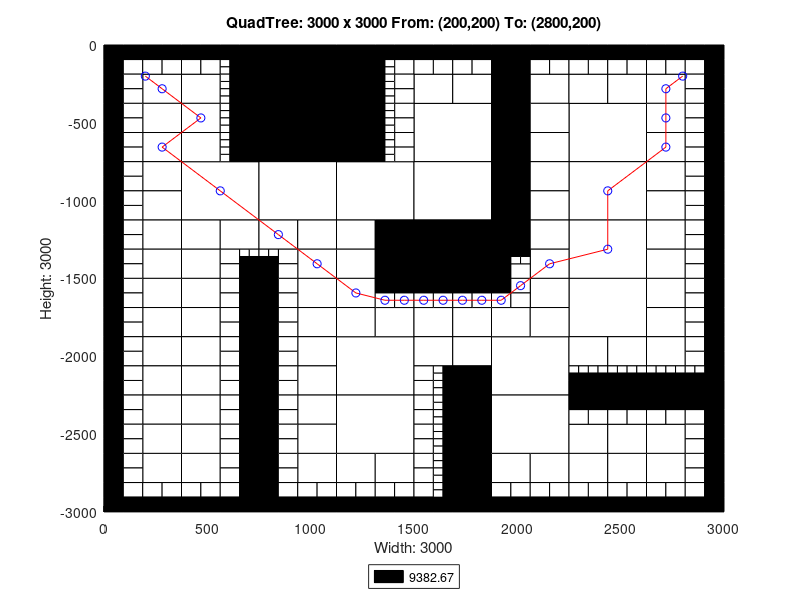

Source code (MATLAB):
axis([0 3000 -3000 0]);
title('QuadTree: 3000 x 3000 From: (200,200) To: (2800,200)');
xlabel('Width: 3000');
ylabel('Height: 3000');
rectangle('Position',[750 -375 375 375], 'FaceColor',[0 0 0]);
rectangle('Position',[750 -750 375 375], 'FaceColor',[0 0 0]);
rectangle('Position',[375 -1125 375 375], 'FaceColor',[1 1 1]);
rectangle('Position',[750 -1125 375 375], 'FaceColor',[1 1 1]);
rectangle('Position',[1125 -1125 375 375], 'FaceColor',[1 1 1]);
rectangle('Position',[1500 -750 375 375], 'FaceColor',[1 1 1]);
rectangle('Position',[2250 -750 375 375], 'FaceColor',[1 1 1]);
rectangle('Position',[1500 -1125 375 375], 'FaceColor',[1 1 1]);
rectangle('Position',[1500 -1500 375 375], 'FaceColor',[0 0 0]);
rectangle('Position',[2250 -1125 375 375], 'FaceColor',[1 1 1]);
rectangle('Position',[2250 -1500 375 375], 'FaceColor',[1 1 1]);
rectangle('Position',[1125 -2250 375 375], 'FaceColor',[1 1 1]);
rectangle('Position',[1125 -2625 375 375], 'FaceColor',[1 1 1]);
rectangle('Position',[1875 -2250 375 375], 'FaceColor',[1 1 1]);
rectangle('Position',[2250 -1875 375 375], 'FaceColor',[1 1 1]);
rectangle('Position',[1875 -2625 375 375], 'FaceColor',[1 1 1]);
rectangle('Position',[187.5 -375 187.5 187.5], 'FaceColor',[1 1 1]);
rectangle('Position',[375 -375 187.5 187.5], 'FaceColor',[1 1 1]);
rectangle('Position',[187.5 -562.5 187.5 187.5], 'FaceColor',[1 1 1]);
rectangle('Position',[187.5 -750 187.5 187.5], 'FaceColor',[1 1 1]);
rectangle('Position',[375 -562.5 187.5 187.5], 'FaceColor',[1 1 1]);
rectangle('Position',[375 -750 187.5 187.5], 'FaceColor',[1 1 1]);
rectangle('Position',[1125 -187.5 187.5 187.5], 'FaceColor',[0 0 0]);
rectangle('Position',[1125 -375 187.5 187.5], 'FaceColor',[0 0 0]);
rectangle('Position',[1125 -562.5 187.5 187.5], 'FaceColor',[0 0 0]);
rectangle('Position',[1125 -750 187.5 187.5], 'FaceColor',[0 0 0]);
rectangle('Position',[187.5 -937.5 187.5 187.5], 'FaceColor',[1 1 1]);
rectangle('Position',[187.5 -1125 187.5 187.5], 'FaceColor',[1 1 1]);
rectangle('Position',[187.5 -1312.5 187.5 187.5], 'FaceColor',[1 1 1]);
rectangle('Position',[187.5 -1500 187.5 187.5], 'FaceColor',[1 1 1]);
rectangle('Position',[375 -1312.5 187.5 187.5], 'FaceColor',[1 1 1]);
rectangle('Position',[562.5 -1312.5 187.5 187.5], 'FaceColor',[1 1 1]);
rectangle('Position',[375 -1500 187.5 187.5], 'FaceColor',[1 1 1]);
rectangle('Position',[750 -1312.5 187.5 187.5], 'FaceColor',[1 1 1]);
rectangle('Position',[937.5 -1312.5 187.5 187.5], 'FaceColor',[1 1 1]);
rectangle('Position',[937.5 -1500 187.5 187.5], 'FaceColor',[1 1 1]);
rectangle('Position',[1125 -1312.5 187.5 187.5], 'FaceColor',[1 1 1]);
rectangle('Position',[1312.5 -1312.5 187.5 187.5], 'FaceColor',[0 0 0]);
rectangle('Position',[1125 -1500 187.5 187.5], 'FaceColor',[1 1 1]);
rectangle('Position',[1312.5 -1500 187.5 187.5], 'FaceColor',[0 0 0]);
rectangle('Position',[1500 -375 187.5 187.5], 'FaceColor',[1 1 1]);
rectangle('Position',[1687.5 -375 187.5 187.5], 'FaceColor',[1 1 1]);
rectangle('Position',[1875 -187.5 187.5 187.5], 'FaceColor',[0 0 0]);
rectangle('Position',[1875 -375 187.5 187.5], 'FaceColor',[0 0 0]);
rectangle('Position',[2062.5 -375 187.5 187.5], 'FaceColor',[1 1 1]);
rectangle('Position',[1875 -562.5 187.5 187.5], 'FaceColor',[0 0 0]);
rectangle('Position',[2062.5 -562.5 187.5 187.5], 'FaceColor',[1 1 1]);
rectangle('Position',[1875 -750 187.5 187.5], 'FaceColor',[0 0 0]);
rectangle('Position',[2062.5 -750 187.5 187.5], 'FaceColor',[1 1 1]);
rectangle('Position',[2250 -375 187.5 187.5], 'FaceColor',[1 1 1]);
rectangle('Position',[2437.5 -375 187.5 187.5], 'FaceColor',[1 1 1]);
rectangle('Position',[2625 -375 187.5 187.5], 'FaceColor',[1 1 1]);
rectangle('Position',[2625 -562.5 187.5 187.5], 'FaceColor',[1 1 1]);
rectangle('Position',[2625 -750 187.5 187.5], 'FaceColor',[1 1 1]);
rectangle('Position',[1875 -937.5 187.5 187.5], 'FaceColor',[0 0 0]);
rectangle('Position',[2062.5 -937.5 187.5 187.5], 'FaceColor',[1 1 1]);
rectangle('Position',[1875 -1125 187.5 187.5], 'FaceColor',[0 0 0]);
rectangle('Position',[2062.5 -1125 187.5 187.5], 'FaceColor',[1 1 1]);
rectangle('Position',[1875 -1312.5 187.5 187.5], 'FaceColor',[0 0 0]);
rectangle('Position',[2062.5 -1312.5 187.5 187.5], 'FaceColor',[1 1 1]);
rectangle('Position',[2062.5 -1500 187.5 187.5], 'FaceColor',[1 1 1]);
rectangle('Position',[2625 -937.5 187.5 187.5], 'FaceColor',[1 1 1]);
rectangle('Position',[2625 -1125 187.5 187.5], 'FaceColor',[1 1 1]);
rectangle('Position',[2625 -1312.5 187.5 187.5], 'FaceColor',[1 1 1]);
rectangle('Position',[2625 -1500 187.5 187.5], 'FaceColor',[1 1 1]);
rectangle('Position',[187.5 -1687.5 187.5 187.5], 'FaceColor',[1 1 1]);
rectangle('Position',[187.5 -1875 187.5 187.5], 'FaceColor',[1 1 1]);
rectangle('Position',[375 -1687.5 187.5 187.5], 'FaceColor',[1 1 1]);
rectangle('Position',[375 -1875 187.5 187.5], 'FaceColor',[1 1 1]);
rectangle('Position',[187.5 -2062.5 187.5 187.5], 'FaceColor',[1 1 1]);
rectangle('Position',[187.5 -2250 187.5 187.5], 'FaceColor',[1 1 1]);
rectangle('Position',[375 -2062.5 187.5 187.5], 'FaceColor',[1 1 1]);
rectangle('Position',[375 -2250 187.5 187.5], 'FaceColor',[1 1 1]);
rectangle('Position',[937.5 -1687.5 187.5 187.5], 'FaceColor',[1 1 1]);
rectangle('Position',[937.5 -1875 187.5 187.5], 'FaceColor',[1 1 1]);
rectangle('Position',[1125 -1687.5 187.5 187.5], 'FaceColor',[1 1 1]);
rectangle('Position',[1125 -1875 187.5 187.5], 'FaceColor',[1 1 1]);
rectangle('Position',[1312.5 -1875 187.5 187.5], 'FaceColor',[1 1 1]);
rectangle('Position',[937.5 -2062.5 187.5 187.5], 'FaceColor',[1 1 1]);
rectangle('Position',[937.5 -2250 187.5 187.5], 'FaceColor',[1 1 1]);
rectangle('Position',[187.5 -2437.5 187.5 187.5], 'FaceColor',[1 1 1]);
rectangle('Position',[187.5 -2625 187.5 187.5], 'FaceColor',[1 1 1]);
rectangle('Position',[375 -2437.5 187.5 187.5], 'FaceColor',[1 1 1]);
rectangle('Position',[375 -2625 187.5 187.5], 'FaceColor',[1 1 1]);
rectangle('Position',[187.5 -2812.5 187.5 187.5], 'FaceColor',[1 1 1]);
rectangle('Position',[375 -2812.5 187.5 187.5], 'FaceColor',[1 1 1]);
rectangle('Position',[937.5 -2437.5 187.5 187.5], 'FaceColor',[1 1 1]);
rectangle('Position',[937.5 -2625 187.5 187.5], 'FaceColor',[1 1 1]);
rectangle('Position',[937.5 -2812.5 187.5 187.5], 'FaceColor',[1 1 1]);
rectangle('Position',[1125 -2812.5 187.5 187.5], 'FaceColor',[1 1 1]);
rectangle('Position',[1312.5 -2812.5 187.5 187.5], 'FaceColor',[1 1 1]);
rectangle('Position',[1500 -1875 187.5 187.5], 'FaceColor',[1 1 1]);
rectangle('Position',[1687.5 -1875 187.5 187.5], 'FaceColor',[1 1 1]);
rectangle('Position',[2062.5 -1687.5 187.5 187.5], 'FaceColor',[1 1 1]);
rectangle('Position',[1875 -1875 187.5 187.5], 'FaceColor',[1 1 1]);
rectangle('Position',[2062.5 -1875 187.5 187.5], 'FaceColor',[1 1 1]);
rectangle('Position',[1500 -2062.5 187.5 187.5], 'FaceColor',[1 1 1]);
rectangle('Position',[1687.5 -2062.5 187.5 187.5], 'FaceColor',[1 1 1]);
rectangle('Position',[1687.5 -2250 187.5 187.5], 'FaceColor',[0 0 0]);
rectangle('Position',[2625 -1687.5 187.5 187.5], 'FaceColor',[1 1 1]);
rectangle('Position',[2625 -1875 187.5 187.5], 'FaceColor',[1 1 1]);
rectangle('Position',[2250 -2062.5 187.5 187.5], 'FaceColor',[1 1 1]);
rectangle('Position',[2437.5 -2062.5 187.5 187.5], 'FaceColor',[1 1 1]);
rectangle('Position',[2625 -2062.5 187.5 187.5], 'FaceColor',[1 1 1]);
rectangle('Position',[1687.5 -2437.5 187.5 187.5], 'FaceColor',[0 0 0]);
rectangle('Position',[1687.5 -2625 187.5 187.5], 'FaceColor',[0 0 0]);
rectangle('Position',[1687.5 -2812.5 187.5 187.5], 'FaceColor',[0 0 0]);
rectangle('Position',[1687.5 -3000 187.5 187.5], 'FaceColor',[0 0 0]);
rectangle('Position',[1875 -2812.5 187.5 187.5], 'FaceColor',[1 1 1]);
rectangle('Position',[2062.5 -2812.5 187.5 187.5], 'FaceColor',[1 1 1]);
rectangle('Position',[2250 -2625 187.5 187.5], 'FaceColor',[1 1 1]);
rectangle('Position',[2437.5 -2625 187.5 187.5], 'FaceColor',[1 1 1]);
rectangle('Position',[2625 -2625 187.5 187.5], 'FaceColor',[1 1 1]);
rectangle('Position',[2250 -2812.5 187.5 187.5], 'FaceColor',[1 1 1]);
rectangle('Position',[2437.5 -2812.5 187.5 187.5], 'FaceColor',[1 1 1]);
rectangle('Position',[2625 -2812.5 187.5 187.5], 'FaceColor',[1 1 1]);
rectangle('Position',[0 -93.75 93.75 93.75], 'FaceColor',[0 0 0]);
rectangle('Position',[93.75 -93.75 93.75 93.75], 'FaceColor',[0 0 0]);
rectangle('Position',[0 -187.5 93.75 93.75], 'FaceColor',[0 0 0]);
rectangle('Position',[93.75 -187.5 93.75 93.75], 'FaceColor',[1 1 1]);
rectangle('Position',[187.5 -93.75 93.75 93.75], 'FaceColor',[0 0 0]);
rectangle('Position',[281.25 -93.75 93.75 93.75], 'FaceColor',[0 0 0]);
rectangle('Position',[187.5 -187.5 93.75 93.75], 'FaceColor',[1 1 1]);
rectangle('Position',[281.25 -187.5 93.75 93.75], 'FaceColor',[1 1 1]);
rectangle('Position',[0 -281.25 93.75 93.75], 'FaceColor',[0 0 0]);
rectangle('Position',[93.75 -281.25 93.75 93.75], 'FaceColor',[1 1 1]);
rectangle('Position',[0 -375 93.75 93.75], 'FaceColor',[0 0 0]);
rectangle('Position',[93.75 -375 93.75 93.75], 'FaceColor',[1 1 1]);
rectangle('Position',[375 -93.75 93.75 93.75], 'FaceColor',[0 0 0]);
rectangle('Position',[468.75 -93.75 93.75 93.75], 'FaceColor',[0 0 0]);
rectangle('Position',[375 -187.5 93.75 93.75], 'FaceColor',[1 1 1]);
rectangle('Position',[468.75 -187.5 93.75 93.75], 'FaceColor',[1 1 1]);
rectangle('Position',[562.5 -93.75 93.75 93.75], 'FaceColor',[0 0 0]);
rectangle('Position',[656.25 -93.75 93.75 93.75], 'FaceColor',[0 0 0]);
rectangle('Position',[656.25 -187.5 93.75 93.75], 'FaceColor',[0 0 0]);
rectangle('Position',[656.25 -281.25 93.75 93.75], 'FaceColor',[0 0 0]);
rectangle('Position',[656.25 -375 93.75 93.75], 'FaceColor',[0 0 0]);
rectangle('Position',[0 -468.75 93.75 93.75], 'FaceColor',[0 0 0]);
rectangle('Position',[93.75 -468.75 93.75 93.75], 'FaceColor',[1 1 1]);
rectangle('Position',[0 -562.5 93.75 93.75], 'FaceColor',[0 0 0]);
rectangle('Position',[93.75 -562.5 93.75 93.75], 'FaceColor',[1 1 1]);
rectangle('Position',[0 -656.25 93.75 93.75], 'FaceColor',[0 0 0]);
rectangle('Position',[93.75 -656.25 93.75 93.75], 'FaceColor',[1 1 1]);
rectangle('Position',[0 -750 93.75 93.75], 'FaceColor',[0 0 0]);
rectangle('Position',[93.75 -750 93.75 93.75], 'FaceColor',[1 1 1]);
rectangle('Position',[656.25 -468.75 93.75 93.75], 'FaceColor',[0 0 0]);
rectangle('Position',[656.25 -562.5 93.75 93.75], 'FaceColor',[0 0 0]);
rectangle('Position',[656.25 -656.25 93.75 93.75], 'FaceColor',[0 0 0]);
rectangle('Position',[656.25 -750 93.75 93.75], 'FaceColor',[0 0 0]);
rectangle('Position',[1312.5 -93.75 93.75 93.75], 'FaceColor',[0 0 0]);
rectangle('Position',[1406.25 -93.75 93.75 93.75], 'FaceColor',[0 0 0]);
rectangle('Position',[1406.25 -187.5 93.75 93.75], 'FaceColor',[1 1 1]);
rectangle('Position',[1406.25 -281.25 93.75 93.75], 'FaceColor',[1 1 1]);
rectangle('Position',[1406.25 -375 93.75 93.75], 'FaceColor',[1 1 1]);
rectangle('Position',[1406.25 -468.75 93.75 93.75], 'FaceColor',[1 1 1]);
rectangle('Position',[1406.25 -562.5 93.75 93.75], 'FaceColor',[1 1 1]);
rectangle('Position',[1406.25 -656.25 93.75 93.75], 'FaceColor',[1 1 1]);
rectangle('Position',[1406.25 -750 93.75 93.75], 'FaceColor',[1 1 1]);
rectangle('Position',[0 -843.75 93.75 93.75], 'FaceColor',[0 0 0]);
rectangle('Position',[93.75 -843.75 93.75 93.75], 'FaceColor',[1 1 1]);
rectangle('Position',[0 -937.5 93.75 93.75], 'FaceColor',[0 0 0]);
rectangle('Position',[93.75 -937.5 93.75 93.75], 'FaceColor',[1 1 1]);
rectangle('Position',[0 -1031.25 93.75 93.75], 'FaceColor',[0 0 0]);
rectangle('Position',[93.75 -1031.25 93.75 93.75], 'FaceColor',[1 1 1]);
rectangle('Position',[0 -1125 93.75 93.75], 'FaceColor',[0 0 0]);
rectangle('Position',[93.75 -1125 93.75 93.75], 'FaceColor',[1 1 1]);
rectangle('Position',[0 -1218.75 93.75 93.75], 'FaceColor',[0 0 0]);
rectangle('Position',[93.75 -1218.75 93.75 93.75], 'FaceColor',[1 1 1]);
rectangle('Position',[0 -1312.5 93.75 93.75], 'FaceColor',[0 0 0]);
rectangle('Position',[93.75 -1312.5 93.75 93.75], 'FaceColor',[1 1 1]);
rectangle('Position',[0 -1406.25 93.75 93.75], 'FaceColor',[0 0 0]);
rectangle('Position',[93.75 -1406.25 93.75 93.75], 'FaceColor',[1 1 1]);
rectangle('Position',[0 -1500 93.75 93.75], 'FaceColor',[0 0 0]);
rectangle('Position',[93.75 -1500 93.75 93.75], 'FaceColor',[1 1 1]);
rectangle('Position',[562.5 -1406.25 93.75 93.75], 'FaceColor',[1 1 1]);
rectangle('Position',[562.5 -1500 93.75 93.75], 'FaceColor',[1 1 1]);
rectangle('Position',[656.25 -1500 93.75 93.75], 'FaceColor',[0 0 0]);
rectangle('Position',[843.75 -1406.25 93.75 93.75], 'FaceColor',[1 1 1]);
rectangle('Position',[750 -1500 93.75 93.75], 'FaceColor',[0 0 0]);
rectangle('Position',[843.75 -1500 93.75 93.75], 'FaceColor',[1 1 1]);
rectangle('Position',[1500 -93.75 93.75 93.75], 'FaceColor',[0 0 0]);
rectangle('Position',[1593.75 -93.75 93.75 93.75], 'FaceColor',[0 0 0]);
rectangle('Position',[1500 -187.5 93.75 93.75], 'FaceColor',[1 1 1]);
rectangle('Position',[1593.75 -187.5 93.75 93.75], 'FaceColor',[1 1 1]);
rectangle('Position',[1687.5 -93.75 93.75 93.75], 'FaceColor',[0 0 0]);
rectangle('Position',[1781.25 -93.75 93.75 93.75], 'FaceColor',[0 0 0]);
rectangle('Position',[1687.5 -187.5 93.75 93.75], 'FaceColor',[1 1 1]);
rectangle('Position',[1781.25 -187.5 93.75 93.75], 'FaceColor',[1 1 1]);
rectangle('Position',[2062.5 -93.75 93.75 93.75], 'FaceColor',[0 0 0]);
rectangle('Position',[2156.25 -93.75 93.75 93.75], 'FaceColor',[0 0 0]);
rectangle('Position',[2062.5 -187.5 93.75 93.75], 'FaceColor',[1 1 1]);
rectangle('Position',[2156.25 -187.5 93.75 93.75], 'FaceColor',[1 1 1]);
rectangle('Position',[2250 -93.75 93.75 93.75], 'FaceColor',[0 0 0]);
rectangle('Position',[2343.75 -93.75 93.75 93.75], 'FaceColor',[0 0 0]);
rectangle('Position',[2250 -187.5 93.75 93.75], 'FaceColor',[1 1 1]);
rectangle('Position',[2343.75 -187.5 93.75 93.75], 'FaceColor',[1 1 1]);
rectangle('Position',[2437.5 -93.75 93.75 93.75], 'FaceColor',[0 0 0]);
rectangle('Position',[2531.25 -93.75 93.75 93.75], 'FaceColor',[0 0 0]);
rectangle('Position',[2437.5 -187.5 93.75 93.75], 'FaceColor',[1 1 1]);
rectangle('Position',[2531.25 -187.5 93.75 93.75], 'FaceColor',[1 1 1]);
rectangle('Position',[2625 -93.75 93.75 93.75], 'FaceColor',[0 0 0]);
rectangle('Position',[2718.75 -93.75 93.75 93.75], 'FaceColor',[0 0 0]);
rectangle('Position',[2625 -187.5 93.75 93.75], 'FaceColor',[1 1 1]);
rectangle('Position',[2718.75 -187.5 93.75 93.75], 'FaceColor',[1 1 1]);
rectangle('Position',[2812.5 -93.75 93.75 93.75], 'FaceColor',[0 0 0]);
rectangle('Position',[2906.25 -93.75 93.75 93.75], 'FaceColor',[0 0 0]);
rectangle('Position',[2812.5 -187.5 93.75 93.75], 'FaceColor',[1 1 1]);
rectangle('Position',[2906.25 -187.5 93.75 93.75], 'FaceColor',[0 0 0]);
rectangle('Position',[2812.5 -281.25 93.75 93.75], 'FaceColor',[1 1 1]);
rectangle('Position',[2906.25 -281.25 93.75 93.75], 'FaceColor',[0 0 0]);
rectangle('Position',[2812.5 -375 93.75 93.75], 'FaceColor',[1 1 1]);
rectangle('Position',[2906.25 -375 93.75 93.75], 'FaceColor',[0 0 0]);
rectangle('Position',[2812.5 -468.75 93.75 93.75], 'FaceColor',[1 1 1]);
rectangle('Position',[2906.25 -468.75 93.75 93.75], 'FaceColor',[0 0 0]);
rectangle('Position',[2812.5 -562.5 93.75 93.75], 'FaceColor',[1 1 1]);
rectangle('Position',[2906.25 -562.5 93.75 93.75], 'FaceColor',[0 0 0]);
rectangle('Position',[2812.5 -656.25 93.75 93.75], 'FaceColor',[1 1 1]);
rectangle('Position',[2906.25 -656.25 93.75 93.75], 'FaceColor',[0 0 0]);
rectangle('Position',[2812.5 -750 93.75 93.75], 'FaceColor',[1 1 1]);
rectangle('Position',[2906.25 -750 93.75 93.75], 'FaceColor',[0 0 0]);
rectangle('Position',[1875 -1406.25 93.75 93.75], 'FaceColor',[0 0 0]);
rectangle('Position',[1875 -1500 93.75 93.75], 'FaceColor',[0 0 0]);
rectangle('Position',[1968.75 -1500 93.75 93.75], 'FaceColor',[1 1 1]);
rectangle('Position',[2812.5 -843.75 93.75 93.75], 'FaceColor',[1 1 1]);
rectangle('Position',[2906.25 -843.75 93.75 93.75], 'FaceColor',[0 0 0]);
rectangle('Position',[2812.5 -937.5 93.75 93.75], 'FaceColor',[1 1 1]);
rectangle('Position',[2906.25 -937.5 93.75 93.75], 'FaceColor',[0 0 0]);
rectangle('Position',[2812.5 -1031.25 93.75 93.75], 'FaceColor',[1 1 1]);
rectangle('Position',[2906.25 -1031.25 93.75 93.75], 'FaceColor',[0 0 0]);
rectangle('Position',[2812.5 -1125 93.75 93.75], 'FaceColor',[1 1 1]);
rectangle('Position',[2906.25 -1125 93.75 93.75], 'FaceColor',[0 0 0]);
rectangle('Position',[2812.5 -1218.75 93.75 93.75], 'FaceColor',[1 1 1]);
rectangle('Position',[2906.25 -1218.75 93.75 93.75], 'FaceColor',[0 0 0]);
rectangle('Position',[2812.5 -1312.5 93.75 93.75], 'FaceColor',[1 1 1]);
rectangle('Position',[2906.25 -1312.5 93.75 93.75], 'FaceColor',[0 0 0]);
rectangle('Position',[2812.5 -1406.25 93.75 93.75], 'FaceColor',[1 1 1]);
rectangle('Position',[2906.25 -1406.25 93.75 93.75], 'FaceColor',[0 0 0]);
rectangle('Position',[2812.5 -1500 93.75 93.75], 'FaceColor',[1 1 1]);
rectangle('Position',[2906.25 -1500 93.75 93.75], 'FaceColor',[0 0 0]);
rectangle('Position',[0 -1593.75 93.75 93.75], 'FaceColor',[0 0 0]);
rectangle('Position',[93.75 -1593.75 93.75 93.75], 'FaceColor',[1 1 1]);
rectangle('Position',[0 -1687.5 93.75 93.75], 'FaceColor',[0 0 0]);
rectangle('Position',[93.75 -1687.5 93.75 93.75], 'FaceColor',[1 1 1]);
rectangle('Position',[0 -1781.25 93.75 93.75], 'FaceColor',[0 0 0]);
rectangle('Position',[93.75 -1781.25 93.75 93.75], 'FaceColor',[1 1 1]);
rectangle('Position',[0 -1875 93.75 93.75], 'FaceColor',[0 0 0]);
rectangle('Position',[93.75 -1875 93.75 93.75], 'FaceColor',[1 1 1]);
rectangle('Position',[562.5 -1593.75 93.75 93.75], 'FaceColor',[1 1 1]);
rectangle('Position',[656.25 -1593.75 93.75 93.75], 'FaceColor',[0 0 0]);
rectangle('Position',[562.5 -1687.5 93.75 93.75], 'FaceColor',[1 1 1]);
rectangle('Position',[656.25 -1687.5 93.75 93.75], 'FaceColor',[0 0 0]);
rectangle('Position',[562.5 -1781.25 93.75 93.75], 'FaceColor',[1 1 1]);
rectangle('Position',[656.25 -1781.25 93.75 93.75], 'FaceColor',[0 0 0]);
rectangle('Position',[562.5 -1875 93.75 93.75], 'FaceColor',[1 1 1]);
rectangle('Position',[656.25 -1875 93.75 93.75], 'FaceColor',[0 0 0]);
rectangle('Position',[0 -1968.75 93.75 93.75], 'FaceColor',[0 0 0]);
rectangle('Position',[93.75 -1968.75 93.75 93.75], 'FaceColor',[1 1 1]);
rectangle('Position',[0 -2062.5 93.75 93.75], 'FaceColor',[0 0 0]);
rectangle('Position',[93.75 -2062.5 93.75 93.75], 'FaceColor',[1 1 1]);
rectangle('Position',[0 -2156.25 93.75 93.75], 'FaceColor',[0 0 0]);
rectangle('Position',[93.75 -2156.25 93.75 93.75], 'FaceColor',[1 1 1]);
rectangle('Position',[0 -2250 93.75 93.75], 'FaceColor',[0 0 0]);
rectangle('Position',[93.75 -2250 93.75 93.75], 'FaceColor',[1 1 1]);
rectangle('Position',[562.5 -1968.75 93.75 93.75], 'FaceColor',[1 1 1]);
rectangle('Position',[656.25 -1968.75 93.75 93.75], 'FaceColor',[0 0 0]);
rectangle('Position',[562.5 -2062.5 93.75 93.75], 'FaceColor',[1 1 1]);
rectangle('Position',[656.25 -2062.5 93.75 93.75], 'FaceColor',[0 0 0]);
rectangle('Position',[562.5 -2156.25 93.75 93.75], 'FaceColor',[1 1 1]);
rectangle('Position',[656.25 -2156.25 93.75 93.75], 'FaceColor',[0 0 0]);
rectangle('Position',[562.5 -2250 93.75 93.75], 'FaceColor',[1 1 1]);
rectangle('Position',[656.25 -2250 93.75 93.75], 'FaceColor',[0 0 0]);
rectangle('Position',[750 -1593.75 93.75 93.75], 'FaceColor',[0 0 0]);
rectangle('Position',[843.75 -1593.75 93.75 93.75], 'FaceColor',[1 1 1]);
rectangle('Position',[750 -1687.5 93.75 93.75], 'FaceColor',[0 0 0]);
rectangle('Position',[843.75 -1687.5 93.75 93.75], 'FaceColor',[1 1 1]);
rectangle('Position',[750 -1781.25 93.75 93.75], 'FaceColor',[0 0 0]);
rectangle('Position',[843.75 -1781.25 93.75 93.75], 'FaceColor',[1 1 1]);
rectangle('Position',[750 -1875 93.75 93.75], 'FaceColor',[0 0 0]);
rectangle('Position',[843.75 -1875 93.75 93.75], 'FaceColor',[1 1 1]);
rectangle('Position',[1312.5 -1593.75 93.75 93.75], 'FaceColor',[0 0 0]);
rectangle('Position',[1406.25 -1593.75 93.75 93.75], 'FaceColor',[0 0 0]);
rectangle('Position',[1312.5 -1687.5 93.75 93.75], 'FaceColor',[1 1 1]);
rectangle('Position',[1406.25 -1687.5 93.75 93.75], 'FaceColor',[1 1 1]);
rectangle('Position',[750 -1968.75 93.75 93.75], 'FaceColor',[0 0 0]);
rectangle('Position',[843.75 -1968.75 93.75 93.75], 'FaceColor',[1 1 1]);
rectangle('Position',[750 -2062.5 93.75 93.75], 'FaceColor',[0 0 0]);
rectangle('Position',[843.75 -2062.5 93.75 93.75], 'FaceColor',[1 1 1]);
rectangle('Position',[750 -2156.25 93.75 93.75], 'FaceColor',[0 0 0]);
rectangle('Position',[843.75 -2156.25 93.75 93.75], 'FaceColor',[1 1 1]);
rectangle('Position',[750 -2250 93.75 93.75], 'FaceColor',[0 0 0]);
rectangle('Position',[843.75 -2250 93.75 93.75], 'FaceColor',[1 1 1]);
rectangle('Position',[0 -2343.75 93.75 93.75], 'FaceColor',[0 0 0]);
rectangle('Position',[93.75 -2343.75 93.75 93.75], 'FaceColor',[1 1 1]);
rectangle('Position',[0 -2437.5 93.75 93.75], 'FaceColor',[0 0 0]);
rectangle('Position',[93.75 -2437.5 93.75 93.75], 'FaceColor',[1 1 1]);
rectangle('Position',[0 -2531.25 93.75 93.75], 'FaceColor',[0 0 0]);
rectangle('Position',[93.75 -2531.25 93.75 93.75], 'FaceColor',[1 1 1]);
rectangle('Position',[0 -2625 93.75 93.75], 'FaceColor',[0 0 0]);
rectangle('Position',[93.75 -2625 93.75 93.75], 'FaceColor',[1 1 1]);
rectangle('Position',[562.5 -2343.75 93.75 93.75], 'FaceColor',[1 1 1]);
rectangle('Position',[656.25 -2343.75 93.75 93.75], 'FaceColor',[0 0 0]);
rectangle('Position',[562.5 -2437.5 93.75 93.75], 'FaceColor',[1 1 1]);
rectangle('Position',[656.25 -2437.5 93.75 93.75], 'FaceColor',[0 0 0]);
rectangle('Position',[562.5 -2531.25 93.75 93.75], 'FaceColor',[1 1 1]);
rectangle('Position',[656.25 -2531.25 93.75 93.75], 'FaceColor',[0 0 0]);
rectangle('Position',[562.5 -2625 93.75 93.75], 'FaceColor',[1 1 1]);
rectangle('Position',[656.25 -2625 93.75 93.75], 'FaceColor',[0 0 0]);
rectangle('Position',[0 -2718.75 93.75 93.75], 'FaceColor',[0 0 0]);
rectangle('Position',[93.75 -2718.75 93.75 93.75], 'FaceColor',[1 1 1]);
rectangle('Position',[0 -2812.5 93.75 93.75], 'FaceColor',[0 0 0]);
rectangle('Position',[93.75 -2812.5 93.75 93.75], 'FaceColor',[1 1 1]);
rectangle('Position',[0 -2906.25 93.75 93.75], 'FaceColor',[0 0 0]);
rectangle('Position',[93.75 -2906.25 93.75 93.75], 'FaceColor',[1 1 1]);
rectangle('Position',[0 -3000 93.75 93.75], 'FaceColor',[0 0 0]);
rectangle('Position',[93.75 -3000 93.75 93.75], 'FaceColor',[0 0 0]);
rectangle('Position',[187.5 -2906.25 93.75 93.75], 'FaceColor',[1 1 1]);
rectangle('Position',[281.25 -2906.25 93.75 93.75], 'FaceColor',[1 1 1]);
rectangle('Position',[187.5 -3000 93.75 93.75], 'FaceColor',[0 0 0]);
rectangle('Position',[281.25 -3000 93.75 93.75], 'FaceColor',[0 0 0]);
rectangle('Position',[562.5 -2718.75 93.75 93.75], 'FaceColor',[1 1 1]);
rectangle('Position',[656.25 -2718.75 93.75 93.75], 'FaceColor',[0 0 0]);
rectangle('Position',[562.5 -2812.5 93.75 93.75], 'FaceColor',[1 1 1]);
rectangle('Position',[656.25 -2812.5 93.75 93.75], 'FaceColor',[0 0 0]);
rectangle('Position',[375 -2906.25 93.75 93.75], 'FaceColor',[1 1 1]);
rectangle('Position',[468.75 -2906.25 93.75 93.75], 'FaceColor',[1 1 1]);
rectangle('Position',[375 -3000 93.75 93.75], 'FaceColor',[0 0 0]);
rectangle('Position',[468.75 -3000 93.75 93.75], 'FaceColor',[0 0 0]);
rectangle('Position',[562.5 -2906.25 93.75 93.75], 'FaceColor',[1 1 1]);
rectangle('Position',[656.25 -2906.25 93.75 93.75], 'FaceColor',[0 0 0]);
rectangle('Position',[562.5 -3000 93.75 93.75], 'FaceColor',[0 0 0]);
rectangle('Position',[656.25 -3000 93.75 93.75], 'FaceColor',[0 0 0]);
rectangle('Position',[750 -2343.75 93.75 93.75], 'FaceColor',[0 0 0]);
rectangle('Position',[843.75 -2343.75 93.75 93.75], 'FaceColor',[1 1 1]);
rectangle('Position',[750 -2437.5 93.75 93.75], 'FaceColor',[0 0 0]);
rectangle('Position',[843.75 -2437.5 93.75 93.75], 'FaceColor',[1 1 1]);
rectangle('Position',[750 -2531.25 93.75 93.75], 'FaceColor',[0 0 0]);
rectangle('Position',[843.75 -2531.25 93.75 93.75], 'FaceColor',[1 1 1]);
rectangle('Position',[750 -2625 93.75 93.75], 'FaceColor',[0 0 0]);
rectangle('Position',[843.75 -2625 93.75 93.75], 'FaceColor',[1 1 1]);
rectangle('Position',[750 -2718.75 93.75 93.75], 'FaceColor',[0 0 0]);
rectangle('Position',[843.75 -2718.75 93.75 93.75], 'FaceColor',[1 1 1]);
rectangle('Position',[750 -2812.5 93.75 93.75], 'FaceColor',[0 0 0]);
rectangle('Position',[843.75 -2812.5 93.75 93.75], 'FaceColor',[1 1 1]);
rectangle('Position',[750 -2906.25 93.75 93.75], 'FaceColor',[0 0 0]);
rectangle('Position',[843.75 -2906.25 93.75 93.75], 'FaceColor',[1 1 1]);
rectangle('Position',[750 -3000 93.75 93.75], 'FaceColor',[0 0 0]);
rectangle('Position',[843.75 -3000 93.75 93.75], 'FaceColor',[0 0 0]);
rectangle('Position',[937.5 -2906.25 93.75 93.75], 'FaceColor',[1 1 1]);
rectangle('Position',[1031.25 -2906.25 93.75 93.75], 'FaceColor',[1 1 1]);
rectangle('Position',[937.5 -3000 93.75 93.75], 'FaceColor',[0 0 0]);
rectangle('Position',[1031.25 -3000 93.75 93.75], 'FaceColor',[0 0 0]);
rectangle('Position',[1125 -2906.25 93.75 93.75], 'FaceColor',[1 1 1]);
rectangle('Position',[1218.75 -2906.25 93.75 93.75], 'FaceColor',[1 1 1]);
rectangle('Position',[1125 -3000 93.75 93.75], 'FaceColor',[0 0 0]);
rectangle('Position',[1218.75 -3000 93.75 93.75], 'FaceColor',[0 0 0]);
rectangle('Position',[1312.5 -2906.25 93.75 93.75], 'FaceColor',[1 1 1]);
rectangle('Position',[1406.25 -2906.25 93.75 93.75], 'FaceColor',[1 1 1]);
rectangle('Position',[1312.5 -3000 93.75 93.75], 'FaceColor',[0 0 0]);
rectangle('Position',[1406.25 -3000 93.75 93.75], 'FaceColor',[0 0 0]);
rectangle('Position',[1500 -1593.75 93.75 93.75], 'FaceColor',[0 0 0]);
rectangle('Position',[1593.75 -1593.75 93.75 93.75], 'FaceColor',[0 0 0]);
rectangle('Position',[1500 -1687.5 93.75 93.75], 'FaceColor',[1 1 1]);
rectangle('Position',[1593.75 -1687.5 93.75 93.75], 'FaceColor',[1 1 1]);
rectangle('Position',[1687.5 -1593.75 93.75 93.75], 'FaceColor',[0 0 0]);
rectangle('Position',[1781.25 -1593.75 93.75 93.75], 'FaceColor',[0 0 0]);
rectangle('Position',[1687.5 -1687.5 93.75 93.75], 'FaceColor',[1 1 1]);
rectangle('Position',[1781.25 -1687.5 93.75 93.75], 'FaceColor',[1 1 1]);
rectangle('Position',[1875 -1593.75 93.75 93.75], 'FaceColor',[0 0 0]);
rectangle('Position',[1968.75 -1593.75 93.75 93.75], 'FaceColor',[1 1 1]);
rectangle('Position',[1875 -1687.5 93.75 93.75], 'FaceColor',[1 1 1]);
rectangle('Position',[1968.75 -1687.5 93.75 93.75], 'FaceColor',[1 1 1]);
rectangle('Position',[1500 -2156.25 93.75 93.75], 'FaceColor',[1 1 1]);
rectangle('Position',[1500 -2250 93.75 93.75], 'FaceColor',[1 1 1]);
rectangle('Position',[2812.5 -1593.75 93.75 93.75], 'FaceColor',[1 1 1]);
rectangle('Position',[2906.25 -1593.75 93.75 93.75], 'FaceColor',[0 0 0]);
rectangle('Position',[2812.5 -1687.5 93.75 93.75], 'FaceColor',[1 1 1]);
rectangle('Position',[2906.25 -1687.5 93.75 93.75], 'FaceColor',[0 0 0]);
rectangle('Position',[2812.5 -1781.25 93.75 93.75], 'FaceColor',[1 1 1]);
rectangle('Position',[2906.25 -1781.25 93.75 93.75], 'FaceColor',[0 0 0]);
rectangle('Position',[2812.5 -1875 93.75 93.75], 'FaceColor',[1 1 1]);
rectangle('Position',[2906.25 -1875 93.75 93.75], 'FaceColor',[0 0 0]);
rectangle('Position',[2250 -2250 93.75 93.75], 'FaceColor',[0 0 0]);
rectangle('Position',[2343.75 -2250 93.75 93.75], 'FaceColor',[0 0 0]);
rectangle('Position',[2437.5 -2250 93.75 93.75], 'FaceColor',[0 0 0]);
rectangle('Position',[2531.25 -2250 93.75 93.75], 'FaceColor',[0 0 0]);
rectangle('Position',[2812.5 -1968.75 93.75 93.75], 'FaceColor',[1 1 1]);
rectangle('Position',[2906.25 -1968.75 93.75 93.75], 'FaceColor',[0 0 0]);
rectangle('Position',[2812.5 -2062.5 93.75 93.75], 'FaceColor',[1 1 1]);
rectangle('Position',[2906.25 -2062.5 93.75 93.75], 'FaceColor',[0 0 0]);
rectangle('Position',[2625 -2250 93.75 93.75], 'FaceColor',[0 0 0]);
rectangle('Position',[2718.75 -2250 93.75 93.75], 'FaceColor',[0 0 0]);
rectangle('Position',[2906.25 -2156.25 93.75 93.75], 'FaceColor',[0 0 0]);
rectangle('Position',[2812.5 -2250 93.75 93.75], 'FaceColor',[0 0 0]);
rectangle('Position',[2906.25 -2250 93.75 93.75], 'FaceColor',[0 0 0]);
rectangle('Position',[1500 -2343.75 93.75 93.75], 'FaceColor',[1 1 1]);
rectangle('Position',[1500 -2437.5 93.75 93.75], 'FaceColor',[1 1 1]);
rectangle('Position',[1500 -2531.25 93.75 93.75], 'FaceColor',[1 1 1]);
rectangle('Position',[1500 -2625 93.75 93.75], 'FaceColor',[1 1 1]);
rectangle('Position',[1500 -2718.75 93.75 93.75], 'FaceColor',[1 1 1]);
rectangle('Position',[1500 -2812.5 93.75 93.75], 'FaceColor',[1 1 1]);
rectangle('Position',[1500 -2906.25 93.75 93.75], 'FaceColor',[1 1 1]);
rectangle('Position',[1500 -3000 93.75 93.75], 'FaceColor',[0 0 0]);
rectangle('Position',[1593.75 -3000 93.75 93.75], 'FaceColor',[0 0 0]);
rectangle('Position',[1875 -2906.25 93.75 93.75], 'FaceColor',[1 1 1]);
rectangle('Position',[1968.75 -2906.25 93.75 93.75], 'FaceColor',[1 1 1]);
rectangle('Position',[1875 -3000 93.75 93.75], 'FaceColor',[0 0 0]);
rectangle('Position',[1968.75 -3000 93.75 93.75], 'FaceColor',[0 0 0]);
rectangle('Position',[2062.5 -2906.25 93.75 93.75], 'FaceColor',[1 1 1]);
rectangle('Position',[2156.25 -2906.25 93.75 93.75], 'FaceColor',[1 1 1]);
rectangle('Position',[2062.5 -3000 93.75 93.75], 'FaceColor',[0 0 0]);
rectangle('Position',[2156.25 -3000 93.75 93.75], 'FaceColor',[0 0 0]);
rectangle('Position',[2250 -2343.75 93.75 93.75], 'FaceColor',[0 0 0]);
rectangle('Position',[2343.75 -2343.75 93.75 93.75], 'FaceColor',[0 0 0]);
rectangle('Position',[2250 -2437.5 93.75 93.75], 'FaceColor',[1 1 1]);
rectangle('Position',[2343.75 -2437.5 93.75 93.75], 'FaceColor',[1 1 1]);
rectangle('Position',[2437.5 -2343.75 93.75 93.75], 'FaceColor',[0 0 0]);
rectangle('Position',[2531.25 -2343.75 93.75 93.75], 'FaceColor',[0 0 0]);
rectangle('Position',[2437.5 -2437.5 93.75 93.75], 'FaceColor',[1 1 1]);
rectangle('Position',[2531.25 -2437.5 93.75 93.75], 'FaceColor',[1 1 1]);
rectangle('Position',[2625 -2343.75 93.75 93.75], 'FaceColor',[0 0 0]);
rectangle('Position',[2718.75 -2343.75 93.75 93.75], 'FaceColor',[0 0 0]);
rectangle('Position',[2625 -2437.5 93.75 93.75], 'FaceColor',[1 1 1]);
rectangle('Position',[2718.75 -2437.5 93.75 93.75], 'FaceColor',[1 1 1]);
rectangle('Position',[2812.5 -2343.75 93.75 93.75], 'FaceColor',[0 0 0]);
rectangle('Position',[2906.25 -2343.75 93.75 93.75], 'FaceColor',[0 0 0]);
rectangle('Position',[2812.5 -2437.5 93.75 93.75], 'FaceColor',[1 1 1]);
rectangle('Position',[2906.25 -2437.5 93.75 93.75], 'FaceColor',[0 0 0]);
rectangle('Position',[2812.5 -2531.25 93.75 93.75], 'FaceColor',[1 1 1]);
rectangle('Position',[2906.25 -2531.25 93.75 93.75], 'FaceColor',[0 0 0]);
rectangle('Position',[2812.5 -2625 93.75 93.75], 'FaceColor',[1 1 1]);
rectangle('Position',[2906.25 -2625 93.75 93.75], 'FaceColor',[0 0 0]);
rectangle('Position',[2250 -2906.25 93.75 93.75], 'FaceColor',[1 1 1]);
rectangle('Position',[2343.75 -2906.25 93.75 93.75], 'FaceColor',[1 1 1]);
rectangle('Position',[2250 -3000 93.75 93.75], 'FaceColor',[0 0 0]);
rectangle('Position',[2343.75 -3000 93.75 93.75], 'FaceColor',[0 0 0]);
rectangle('Position',[2437.5 -2906.25 93.75 93.75], 'FaceColor',[1 1 1]);
rectangle('Position',[2531.25 -2906.25 93.75 93.75], 'FaceColor',[1 1 1]);
rectangle('Position',[2437.5 -3000 93.75 93.75], 'FaceColor',[0 0 0]);
rectangle('Position',[2531.25 -3000 93.75 93.75], 'FaceColor',[0 0 0]);
rectangle('Position',[2812.5 -2718.75 93.75 93.75], 'FaceColor',[1 1 1]);
rectangle('Position',[2906.25 -2718.75 93.75 93.75], 'FaceColor',[0 0 0]);
rectangle('Position',[2812.5 -2812.5 93.75 93.75], 'FaceColor',[1 1 1]);
rectangle('Position',[2906.25 -2812.5 93.75 93.75], 'FaceColor',[0 0 0]);
rectangle('Position',[2625 -2906.25 93.75 93.75], 'FaceColor',[1 1 1]);
rectangle('Position',[2718.75 -2906.25 93.75 93.75], 'FaceColor',[1 1 1]);
rectangle('Position',[2625 -3000 93.75 93.75], 'FaceColor',[0 0 0]);
rectangle('Position',[2718.75 -3000 93.75 93.75], 'FaceColor',[0 0 0]);
rectangle('Position',[2812.5 -2906.25 93.75 93.75], 'FaceColor',[1 1 1]);
rectangle('Position',[2906.25 -2906.25 93.75 93.75], 'FaceColor',[0 0 0]);
rectangle('Position',[2812.5 -3000 93.75 93.75], 'FaceColor',[0 0 0]);
rectangle('Position',[2906.25 -3000 93.75 93.75], 'FaceColor',[0 0 0]);
rectangle('Position',[562.5 -140.625 46.875 46.875], 'FaceColor',[1 1 1]);
rectangle('Position',[609.375 -140.625 46.875 46.875], 'FaceColor',[0 0 0]);
rectangle('Position',[562.5 -187.5 46.875 46.875], 'FaceColor',[1 1 1]);
rectangle('Position',[609.375 -187.5 46.875 46.875], 'FaceColor',[0 0 0]);
rectangle('Position',[562.5 -234.375 46.875 46.875], 'FaceColor',[1 1 1]);
rectangle('Position',[609.375 -234.375 46.875 46.875], 'FaceColor',[0 0 0]);
rectangle('Position',[562.5 -281.25 46.875 46.875], 'FaceColor',[1 1 1]);
rectangle('Position',[609.375 -281.25 46.875 46.875], 'FaceColor',[0 0 0]);
rectangle('Position',[562.5 -328.125 46.875 46.875], 'FaceColor',[1 1 1]);
rectangle('Position',[609.375 -328.125 46.875 46.875], 'FaceColor',[0 0 0]);
rectangle('Position',[562.5 -375 46.875 46.875], 'FaceColor',[1 1 1]);
rectangle('Position',[609.375 -375 46.875 46.875], 'FaceColor',[0 0 0]);
rectangle('Position',[562.5 -421.875 46.875 46.875], 'FaceColor',[1 1 1]);
rectangle('Position',[609.375 -421.875 46.875 46.875], 'FaceColor',[0 0 0]);
rectangle('Position',[562.5 -468.75 46.875 46.875], 'FaceColor',[1 1 1]);
rectangle('Position',[609.375 -468.75 46.875 46.875], 'FaceColor',[0 0 0]);
rectangle('Position',[562.5 -515.625 46.875 46.875], 'FaceColor',[1 1 1]);
rectangle('Position',[609.375 -515.625 46.875 46.875], 'FaceColor',[0 0 0]);
rectangle('Position',[562.5 -562.5 46.875 46.875], 'FaceColor',[1 1 1]);
rectangle('Position',[609.375 -562.5 46.875 46.875], 'FaceColor',[0 0 0]);
rectangle('Position',[562.5 -609.375 46.875 46.875], 'FaceColor',[1 1 1]);
rectangle('Position',[609.375 -609.375 46.875 46.875], 'FaceColor',[0 0 0]);
rectangle('Position',[562.5 -656.25 46.875 46.875], 'FaceColor',[1 1 1]);
rectangle('Position',[609.375 -656.25 46.875 46.875], 'FaceColor',[0 0 0]);
rectangle('Position',[562.5 -703.125 46.875 46.875], 'FaceColor',[1 1 1]);
rectangle('Position',[609.375 -703.125 46.875 46.875], 'FaceColor',[0 0 0]);
rectangle('Position',[562.5 -750 46.875 46.875], 'FaceColor',[1 1 1]);
rectangle('Position',[609.375 -750 46.875 46.875], 'FaceColor',[0 0 0]);
rectangle('Position',[1312.5 -140.625 46.875 46.875], 'FaceColor',[0 0 0]);
rectangle('Position',[1359.38 -140.625 46.875 46.875], 'FaceColor',[1 1 1]);
rectangle('Position',[1312.5 -187.5 46.875 46.875], 'FaceColor',[0 0 0]);
rectangle('Position',[1359.38 -187.5 46.875 46.875], 'FaceColor',[1 1 1]);
rectangle('Position',[1312.5 -234.375 46.875 46.875], 'FaceColor',[0 0 0]);
rectangle('Position',[1359.38 -234.375 46.875 46.875], 'FaceColor',[1 1 1]);
rectangle('Position',[1312.5 -281.25 46.875 46.875], 'FaceColor',[0 0 0]);
rectangle('Position',[1359.38 -281.25 46.875 46.875], 'FaceColor',[1 1 1]);
rectangle('Position',[1312.5 -328.125 46.875 46.875], 'FaceColor',[0 0 0]);
rectangle('Position',[1359.38 -328.125 46.875 46.875], 'FaceColor',[1 1 1]);
rectangle('Position',[1312.5 -375 46.875 46.875], 'FaceColor',[0 0 0]);
rectangle('Position',[1359.38 -375 46.875 46.875], 'FaceColor',[1 1 1]);
rectangle('Position',[1312.5 -421.875 46.875 46.875], 'FaceColor',[0 0 0]);
rectangle('Position',[1359.38 -421.875 46.875 46.875], 'FaceColor',[1 1 1]);
rectangle('Position',[1312.5 -468.75 46.875 46.875], 'FaceColor',[0 0 0]);
rectangle('Position',[1359.38 -468.75 46.875 46.875], 'FaceColor',[1 1 1]);
rectangle('Position',[1312.5 -515.625 46.875 46.875], 'FaceColor',[0 0 0]);
rectangle('Position',[1359.38 -515.625 46.875 46.875], 'FaceColor',[1 1 1]);
rectangle('Position',[1312.5 -562.5 46.875 46.875], 'FaceColor',[0 0 0]);
rectangle('Position',[1359.38 -562.5 46.875 46.875], 'FaceColor',[1 1 1]);
rectangle('Position',[1312.5 -609.375 46.875 46.875], 'FaceColor',[0 0 0]);
rectangle('Position',[1359.38 -609.375 46.875 46.875], 'FaceColor',[1 1 1]);
rectangle('Position',[1312.5 -656.25 46.875 46.875], 'FaceColor',[0 0 0]);
rectangle('Position',[1359.38 -656.25 46.875 46.875], 'FaceColor',[1 1 1]);
rectangle('Position',[1312.5 -703.125 46.875 46.875], 'FaceColor',[0 0 0]);
rectangle('Position',[1359.38 -703.125 46.875 46.875], 'FaceColor',[1 1 1]);
rectangle('Position',[1312.5 -750 46.875 46.875], 'FaceColor',[0 0 0]);
rectangle('Position',[1359.38 -750 46.875 46.875], 'FaceColor',[1 1 1]);
rectangle('Position',[656.25 -1359.38 46.875 46.875], 'FaceColor',[1 1 1]);
rectangle('Position',[703.125 -1359.38 46.875 46.875], 'FaceColor',[1 1 1]);
rectangle('Position',[656.25 -1406.25 46.875 46.875], 'FaceColor',[0 0 0]);
rectangle('Position',[703.125 -1406.25 46.875 46.875], 'FaceColor',[0 0 0]);
rectangle('Position',[750 -1359.38 46.875 46.875], 'FaceColor',[1 1 1]);
rectangle('Position',[796.875 -1359.38 46.875 46.875], 'FaceColor',[1 1 1]);
rectangle('Position',[750 -1406.25 46.875 46.875], 'FaceColor',[0 0 0]);
rectangle('Position',[796.875 -1406.25 46.875 46.875], 'FaceColor',[0 0 0]);
rectangle('Position',[1968.75 -1359.38 46.875 46.875], 'FaceColor',[0 0 0]);
rectangle('Position',[2015.62 -1359.38 46.875 46.875], 'FaceColor',[0 0 0]);
rectangle('Position',[1968.75 -1406.25 46.875 46.875], 'FaceColor',[1 1 1]);
rectangle('Position',[2015.62 -1406.25 46.875 46.875], 'FaceColor',[1 1 1]);
rectangle('Position',[1593.75 -2109.38 46.875 46.875], 'FaceColor',[1 1 1]);
rectangle('Position',[1640.62 -2109.38 46.875 46.875], 'FaceColor',[0 0 0]);
rectangle('Position',[1593.75 -2156.25 46.875 46.875], 'FaceColor',[1 1 1]);
rectangle('Position',[1640.62 -2156.25 46.875 46.875], 'FaceColor',[0 0 0]);
rectangle('Position',[1593.75 -2203.12 46.875 46.875], 'FaceColor',[1 1 1]);
rectangle('Position',[1640.62 -2203.12 46.875 46.875], 'FaceColor',[0 0 0]);
rectangle('Position',[1593.75 -2250 46.875 46.875], 'FaceColor',[1 1 1]);
rectangle('Position',[1640.62 -2250 46.875 46.875], 'FaceColor',[0 0 0]);
rectangle('Position',[2250 -2109.38 46.875 46.875], 'FaceColor',[1 1 1]);
rectangle('Position',[2296.88 -2109.38 46.875 46.875], 'FaceColor',[1 1 1]);
rectangle('Position',[2250 -2156.25 46.875 46.875], 'FaceColor',[0 0 0]);
rectangle('Position',[2296.88 -2156.25 46.875 46.875], 'FaceColor',[0 0 0]);
rectangle('Position',[2343.75 -2109.38 46.875 46.875], 'FaceColor',[1 1 1]);
rectangle('Position',[2390.62 -2109.38 46.875 46.875], 'FaceColor',[1 1 1]);
rectangle('Position',[2343.75 -2156.25 46.875 46.875], 'FaceColor',[0 0 0]);
rectangle('Position',[2390.62 -2156.25 46.875 46.875], 'FaceColor',[0 0 0]);
rectangle('Position',[2437.5 -2109.38 46.875 46.875], 'FaceColor',[1 1 1]);
rectangle('Position',[2484.38 -2109.38 46.875 46.875], 'FaceColor',[1 1 1]);
rectangle('Position',[2437.5 -2156.25 46.875 46.875], 'FaceColor',[0 0 0]);
rectangle('Position',[2484.38 -2156.25 46.875 46.875], 'FaceColor',[0 0 0]);
rectangle('Position',[2531.25 -2109.38 46.875 46.875], 'FaceColor',[1 1 1]);
rectangle('Position',[2578.12 -2109.38 46.875 46.875], 'FaceColor',[1 1 1]);
rectangle('Position',[2531.25 -2156.25 46.875 46.875], 'FaceColor',[0 0 0]);
rectangle('Position',[2578.12 -2156.25 46.875 46.875], 'FaceColor',[0 0 0]);
rectangle('Position',[2625 -2109.38 46.875 46.875], 'FaceColor',[1 1 1]);
rectangle('Position',[2671.88 -2109.38 46.875 46.875], 'FaceColor',[1 1 1]);
rectangle('Position',[2625 -2156.25 46.875 46.875], 'FaceColor',[0 0 0]);
rectangle('Position',[2671.88 -2156.25 46.875 46.875], 'FaceColor',[0 0 0]);
rectangle('Position',[2718.75 -2109.38 46.875 46.875], 'FaceColor',[1 1 1]);
rectangle('Position',[2765.62 -2109.38 46.875 46.875], 'FaceColor',[1 1 1]);
rectangle('Position',[2718.75 -2156.25 46.875 46.875], 'FaceColor',[0 0 0]);
rectangle('Position',[2765.62 -2156.25 46.875 46.875], 'FaceColor',[0 0 0]);
rectangle('Position',[2812.5 -2109.38 46.875 46.875], 'FaceColor',[1 1 1]);
rectangle('Position',[2859.38 -2109.38 46.875 46.875], 'FaceColor',[1 1 1]);
rectangle('Position',[2812.5 -2156.25 46.875 46.875], 'FaceColor',[0 0 0]);
rectangle('Position',[2859.38 -2156.25 46.875 46.875], 'FaceColor',[0 0 0]);
rectangle('Position',[1593.75 -2296.88 46.875 46.875], 'FaceColor',[1 1 1]);
rectangle('Position',[1640.62 -2296.88 46.875 46.875], 'FaceColor',[0 0 0]);
rectangle('Position',[1593.75 -2343.75 46.875 46.875], 'FaceColor',[1 1 1]);
rectangle('Position',[1640.62 -2343.75 46.875 46.875], 'FaceColor',[0 0 0]);
rectangle('Position',[1593.75 -2390.62 46.875 46.875], 'FaceColor',[1 1 1]);
rectangle('Position',[1640.62 -2390.62 46.875 46.875], 'FaceColor',[0 0 0]);
rectangle('Position',[1593.75 -2437.5 46.875 46.875], 'FaceColor',[1 1 1]);
rectangle('Position',[1640.62 -2437.5 46.875 46.875], 'FaceColor',[0 0 0]);
rectangle('Position',[1593.75 -2484.38 46.875 46.875], 'FaceColor',[1 1 1]);
rectangle('Position',[1640.62 -2484.38 46.875 46.875], 'FaceColor',[0 0 0]);
rectangle('Position',[1593.75 -2531.25 46.875 46.875], 'FaceColor',[1 1 1]);
rectangle('Position',[1640.62 -2531.25 46.875 46.875], 'FaceColor',[0 0 0]);
rectangle('Position',[1593.75 -2578.12 46.875 46.875], 'FaceColor',[1 1 1]);
rectangle('Position',[1640.62 -2578.12 46.875 46.875], 'FaceColor',[0 0 0]);
rectangle('Position',[1593.75 -2625 46.875 46.875], 'FaceColor',[1 1 1]);
rectangle('Position',[1640.62 -2625 46.875 46.875], 'FaceColor',[0 0 0]);
rectangle('Position',[1593.75 -2671.88 46.875 46.875], 'FaceColor',[1 1 1]);
rectangle('Position',[1640.62 -2671.88 46.875 46.875], 'FaceColor',[0 0 0]);
rectangle('Position',[1593.75 -2718.75 46.875 46.875], 'FaceColor',[1 1 1]);
rectangle('Position',[1640.62 -2718.75 46.875 46.875], 'FaceColor',[0 0 0]);
rectangle('Position',[1593.75 -2765.62 46.875 46.875], 'FaceColor',[1 1 1]);
rectangle('Position',[1640.62 -2765.62 46.875 46.875], 'FaceColor',[0 0 0]);
rectangle('Position',[1593.75 -2812.5 46.875 46.875], 'FaceColor',[1 1 1]);
rectangle('Position',[1640.62 -2812.5 46.875 46.875], 'FaceColor',[0 0 0]);
rectangle('Position',[1593.75 -2859.38 46.875 46.875], 'FaceColor',[1 1 1]);
rectangle('Position',[1640.62 -2859.38 46.875 46.875], 'FaceColor',[0 0 0]);
rectangle('Position',[1593.75 -2906.25 46.875 46.875], 'FaceColor',[1 1 1]);
rectangle('Position',[1640.62 -2906.25 46.875 46.875], 'FaceColor',[0 0 0]);
X=[2800,2718.75,2718.75,2718.75,2437.5,2437.5,2156.25,2015.62,1921.88,1828.12,1734.38,1640.62,1546.88,1453.12,1359.38,1218.75,1031.25,843.75,562.5,281.25,468.75,281.25,200];
Y=[-200,-281.25,-468.75,-656.25,-937.5,-1312.5,-1406.25,-1546.88,-1640.62,-1640.62,-1640.62,-1640.62,-1640.62,-1640.62,-1640.62,-1593.75,-1406.25,-1218.75,-937.5,-656.25,-468.75,-281.25,-200];
hold on;
plot(X,Y,'r');
plot(X,Y,'bo');
legend('9382.67','Location','southoutside');
